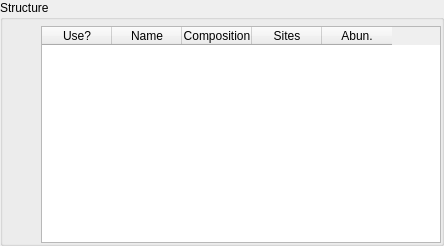
       <widget class="QGroupBox" name="groupBox_4">
        <property name="title">
         <string>Structure</string>
        </property>
        <property name="flat">
         <bool>true</bool>
        </property>
        <layout class="QHBoxLayout" name="horizontalLayout_5">
         <property name="leftMargin">
          <number>0</number>
         </property>
         <property name="topMargin">
          <number>6</number>
         </property>
         <property name="rightMargin">
          <number>0</number>
         </property>
         <property name="bottomMargin">
          <number>0</number>
         </property>
         <item>
          <layout class="QVBoxLayout" name="verticalLayout_8">
           <property name="spacing">
            <number>0</number>
           </property>
           <item>
            <widget class="QToolButton" name="btLoadPolymers">
             <property name="toolTip">
              <string>Load glycans</string>
             </property>
             <property name="icon">
              <iconset resource="mofi.qrc">
               <normaloff>:/mofi resource/images/Open.png</normaloff>:/mofi resource/images/Open.png</iconset>
             </property>
             <property name="iconSize">
              <size>
               <width>24</width>
               <height>24</height>
              </size>
             </property>
             <property name="autoRaise">
              <bool>true</bool>
             </property>
            </widget>
           </item>
           <item>
            <widget class="QToolButton" name="btSavePolymers">
             <property name="toolTip">
              <string>Save glycans</string>
             </property>
             <property name="icon">
              <iconset resource="mofi.qrc">
               <normaloff>:/mofi resource/images/Save.png</normaloff>:/mofi resource/images/Save.png</iconset>
             </property>
             <property name="iconSize">
              <size>
               <width>24</width>
               <height>24</height>
              </size>
             </property>
             <property name="autoRaise">
              <bool>true</bool>
             </property>
            </widget>
           </item>
           <item>
            <widget class="QToolButton" name="btDefaultPolymers">
             <property name="toolTip">
              <string>Default glycans and tools</string>
             </property>
             <property name="icon">
              <iconset resource="mofi.qrc">
               <normaloff>:/mofi resource/images/Tools.png</normaloff>:/mofi resource/images/Tools.png</iconset>
             </property>
             <property name="iconSize">
              <size>
               <width>24</width>
               <height>24</height>
              </size>
             </property>
             <property name="popupMode">
              <enum>QToolButton::InstantPopup</enum>
             </property>
             <property name="autoRaise">
              <bool>true</bool>
             </property>
            </widget>
           </item>
           <item>
            <widget class="QToolButton" name="btInsertRowAbovePolymers">
             <property name="toolTip">
              <string>Insert row above</string>
             </property>
             <property name="icon">
              <iconset resource="mofi.qrc">
               <normaloff>:/mofi resource/images/InsertRowAbove.png</normaloff>:/mofi resource/images/InsertRowAbove.png</iconset>
             </property>
             <property name="iconSize">
              <size>
               <width>24</width>
               <height>24</height>
              </size>
             </property>
             <property name="toolButtonStyle">
              <enum>Qt::ToolButtonIconOnly</enum>
             </property>
             <property name="autoRaise">
              <bool>true</bool>
             </property>
            </widget>
           </item>
           <item>
            <widget class="QToolButton" name="btInsertRowBelowPolymers">
             <property name="toolTip">
              <string>Insert row below</string>
             </property>
             <property name="icon">
              <iconset resource="mofi.qrc">
               <normaloff>:/mofi resource/images/InsertRowBelow.png</normaloff>:/mofi resource/images/InsertRowBelow.png</iconset>
             </property>
             <property name="iconSize">
              <size>
               <width>24</width>
               <height>24</height>
              </size>
             </property>
             <property name="autoRaise">
              <bool>true</bool>
             </property>
            </widget>
           </item>
           <item>
            <widget class="QToolButton" name="btDeleteRowPolymers">
             <property name="toolTip">
              <string>Delete row</string>
             </property>
             <property name="icon">
              <iconset resource="mofi.qrc">
               <normaloff>:/mofi resource/images/DeleteRow.png</normaloff>:/mofi resource/images/DeleteRow.png</iconset>
             </property>
             <property name="iconSize">
              <size>
               <width>24</width>
               <height>24</height>
              </size>
             </property>
             <property name="autoRaise">
              <bool>true</bool>
             </property>
            </widget>
           </item>
           <item>
            <widget class="QToolButton" name="btClearPolymers">
             <property name="toolTip">
              <string>Clear table</string>
             </property>
             <property name="icon">
              <iconset resource="mofi.qrc">
               <normaloff>:/mofi resource/images/ClearTable.png</normaloff>:/mofi resource/images/ClearTable.png</iconset>
             </property>
             <property name="iconSize">
              <size>
               <width>24</width>
               <height>24</height>
              </size>
             </property>
             <property name="autoRaise">
              <bool>true</bool>
             </property>
            </widget>
           </item>
          </layout>
         </item>
         <item>
          <widget class="QTableWidget" name="tbPolymers">
           <property name="minimumSize">
            <size>
             <width>400</width>
             <height>0</height>
            </size>
           </property>
           <property name="selectionMode">
            <enum>QAbstractItemView::ContiguousSelection</enum>
           </property>
           <property name="columnCount">
            <number>5</number>
           </property>
           <attribute name="horizontalHeaderDefaultSectionSize">
            <number>70</number>
           </attribute>
           <column>
            <property name="text">
             <string>Use?</string>
            </property>
           </column>
           <column>
            <property name="text">
             <string>Name</string>
            </property>
           </column>
           <column>
            <property name="text">
             <string>Composition</string>
            </property>
           </column>
           <column>
            <property name="text">
             <string>Sites</string>
            </property>
           </column>
           <column>
            <property name="text">
             <string>Abun.</string>
            </property>
           </column>
          </widget>
         </item>
        </layout>
       </widget>
